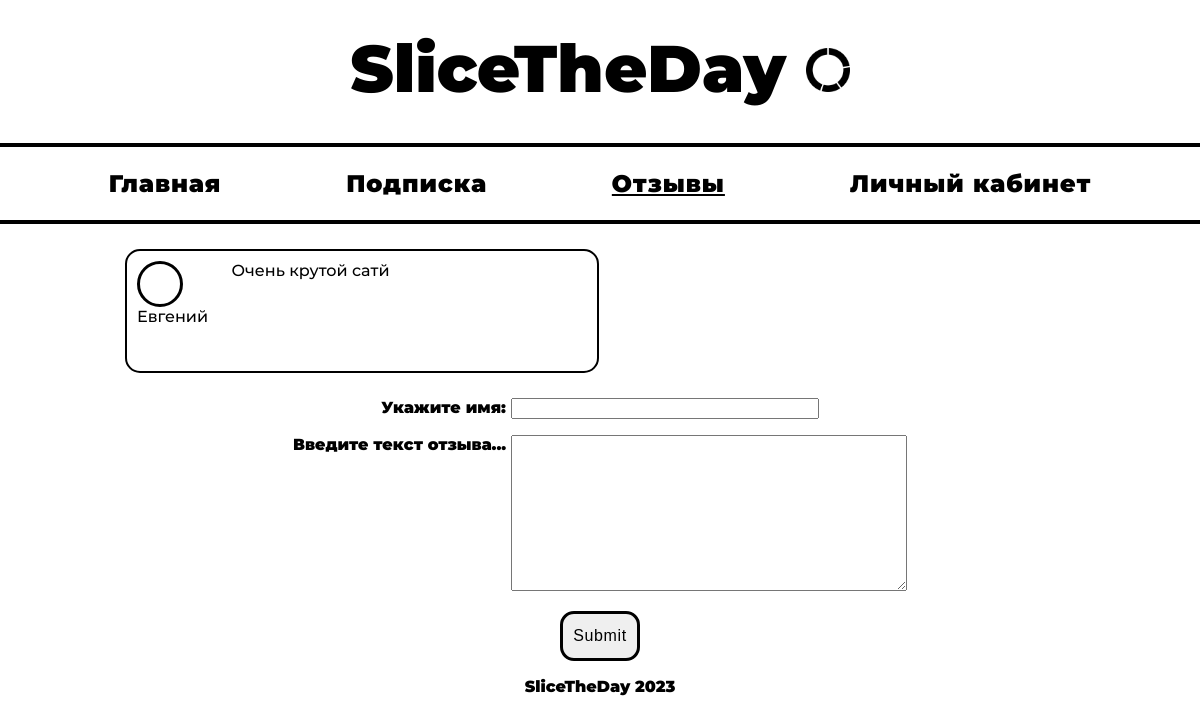
The page /reviews/ on the database as committed earlier.
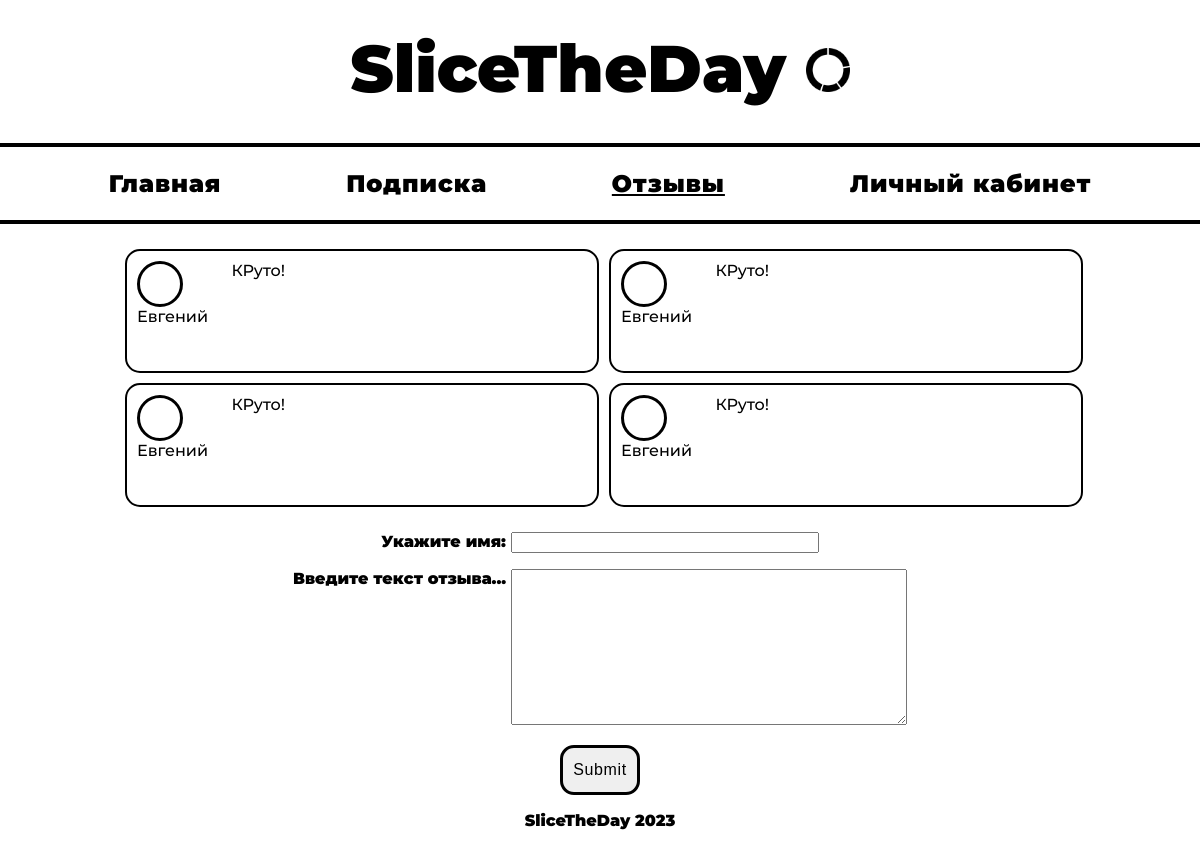
The same page on the database as committed later.
### taskapp/models.py (models this page shows, shortened)
class Review(models.Model):
    author = models.CharField(max_length=100, verbose_name='Укажите имя')
    text = models.TextField(verbose_name='Введите текст отзыва...')
    created_at = models.DateTimeField(auto_now_add=True)

### taskapp/views.py (the view)
# urls.py: path('reviews/', reviews, name='reviews'),
def reviews(request):
    if request.method == 'POST':
        form = ReviewForm(request.POST)
        if form.is_valid():
            form.save()
    else:
        form = ReviewForm()
    reviews = Review.objects.all()
    return render(request, 'reviews.html', {'form': form, 'reviews': reviews})

### taskapp/forms.py
class ReviewForm(forms.ModelForm):
    class Meta:
        model = Review
        fields = ['author', 'text']

### taskapp/templates/reviews.html (shortened to what this page needs)
{% extends 'main.html' %}
{% block content  %}
<ul class="reviews_list">
{% for review in reviews %}
  <li>
    <div class="it_rev">
      <div class="circle"></div>
      {{ review.author }}
    </div>
    <div>
      {{ review.text }}
    </div>
  </li>
{% endfor %}
</ul>
<form method="post" align="center" class="form_l">
  {{ form.as_p }}
  <button type="submit" class="btn_main_f">Submit</button>
</form>
{% endblock %}

### taskapp/templates/main.html (shortened to what this page needs)
<!DOCTYPE html>
<html lang="en">
<head>
    <link rel="stylesheet" href="/static/app.css" >
</head>
<body>
    <header class="header">
        <h2 align="center" class="hh_text">SliceTheDay
            <img src="/static/img/graph.png" width="44px">
        </h2>
        <ul class="menu">
             <li>
                <a {% if request.path == '/' %} class="active"{% endif %} href="/">
                    Главная
                </a>
            </li>
            <li>
                <a {% if request.path == '/subscribers/' %} class="active"{% endif %}  href="{% url 'subscribers' %}">
                    Подписка
                </a>
            </li>
             <li>
                <a {% if request.path == '/reviews/' %} class="active"{% endif %} href="{% url 'reviews' %}">
                    Отзывы
                </a>
            </li>
             <li>
                <a {% if request.path == '/panel/' or request.path|slice:'-1' == '/command/' or request.path == '/commandtask/'  %} class="active"{% endif %} href="{% url 'panel' %}">
                    Личный кабинет
                </a>
            </li>
        </ul>
    </header>
    <main class="content">
    {% block content %} {% endblock %}
    </main>
    <footer class="footer">
       <center> <p align="center">SliceTheDay 2023</p></center>
    </footer>
</body>
</html>

### taskapp/static/app.css (style rules this page uses)
body { margin: 0; padding: 0; font-family: 'Montserrat'; background: rgba(255, 255, 255, 1) }
.header, .content, .footer { width: 100%; margin: 10px auto; }
.hh_text { font-size: 66px; font-weight: 800; line-height: 117px; margin-top: 0px; margin-bottom: 0px }
.active { text-decoration: underline !important }
ul { list-style: none }
.menu { text-align: center; padding: 17px; border-top: 4px solid #000; border-bottom: 4px solid #000; }
.menu li { display: inline-block; margin: 5px 60px }
.menu li a { text-decoration: none; font-family: Montserrat; font-size: 24px; font-weight: 700; letter-spacing: 0.04em; color: #000; }
.btn_main_f { padding: 10px; border: 3px solid rgba(0, 0, 0, 1); border-radius: 14px; text-align: center; color: #000; font-size: 16px; font-weight: 500; line-height: 24px; letter-spacing: 0.04em; text-align: center; text-decoration: none }
.reviews_list { width: 1000px; margin: 20px auto; display: flex; flex-wrap: wrap }
.reviews_list li { display: flex; width: 45%; height: 100px; border-radius: 15px; border: 2px solid #000; margin: 5px; padding: 10px; font-family: 'MontserratReg'; }
.circle { width: 40px; height: 40px; border-radius: 50%; border: 3px solid #000; }
.it_rev { width: 21% }
#id_author { width: 300px }
#id_text { width: 390px }
.form_l p label { vertical-align: top }
a { color: #000 }

Rows that differ between the two databases and show on the page:
changed Review (number 1 of 4 on the later page): text "Очень крутой сатй" → "КРуто!"
added Review: author "Евгений", text "КРуто!"
added Review: author "Евгений", text "КРуто!"
added Review: author "Евгений", text "КРуто!"
